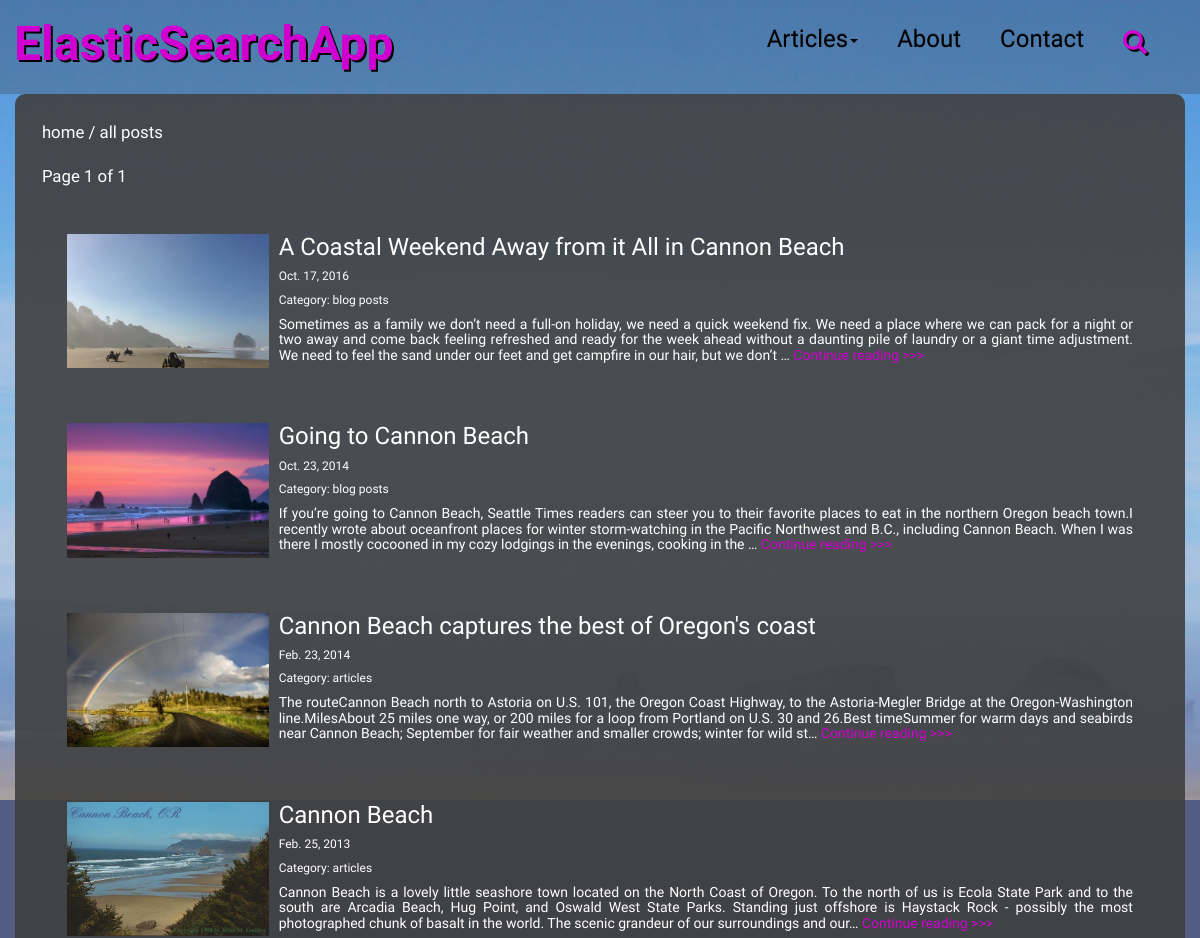
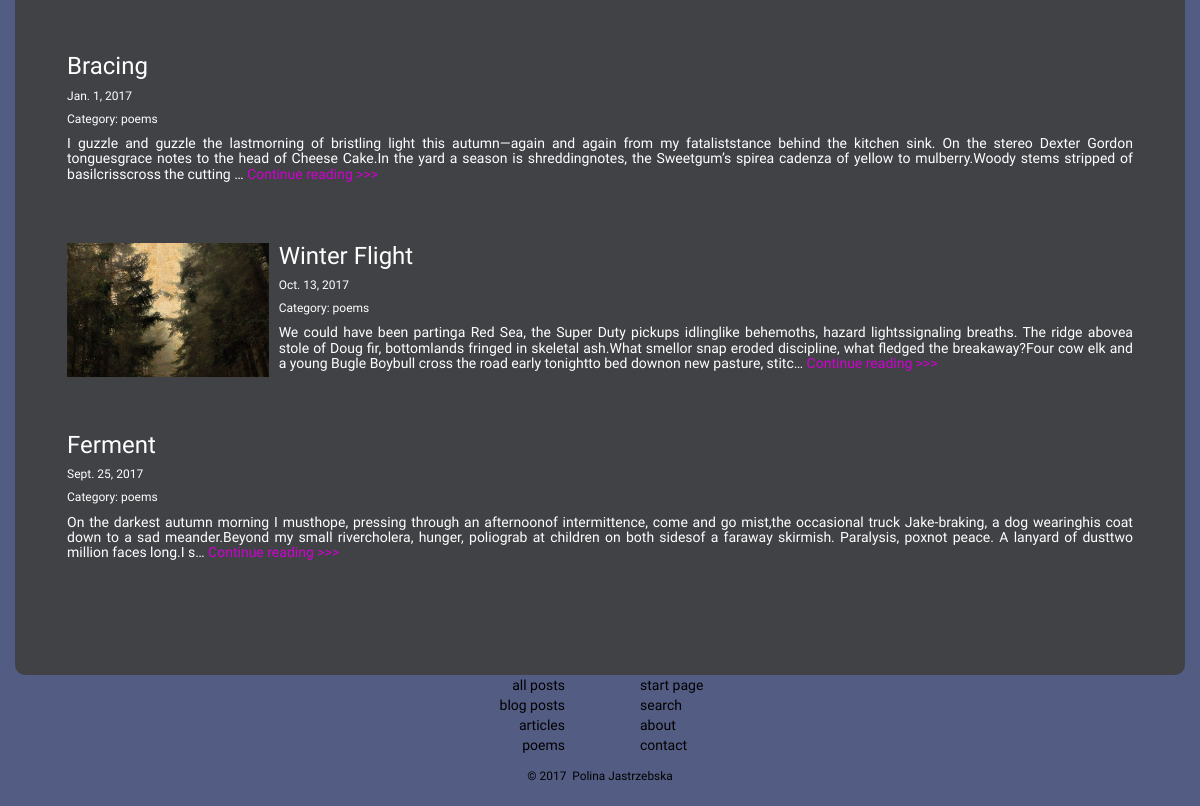
Before: /index/ with the older database file (2 pictures, top to bottom).
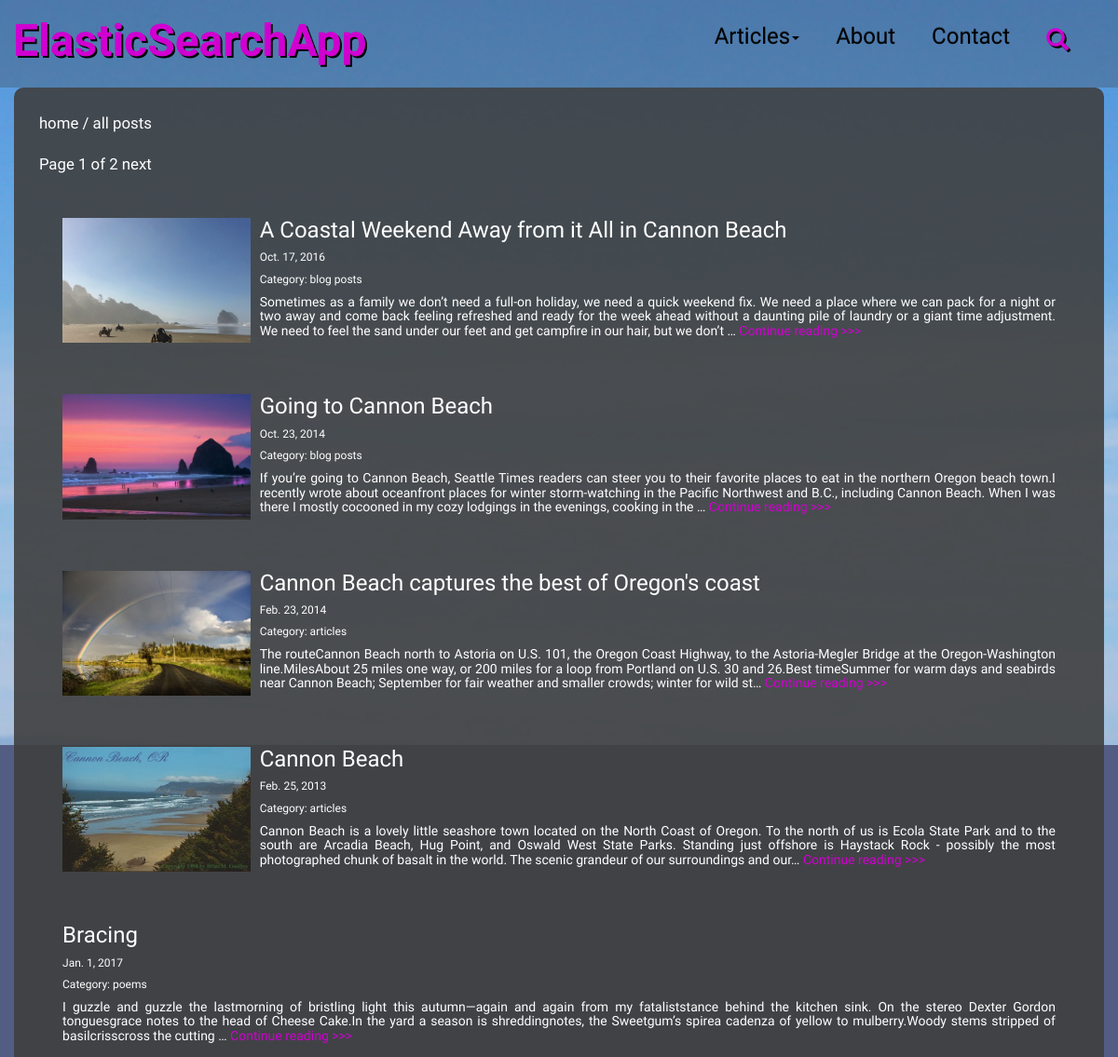
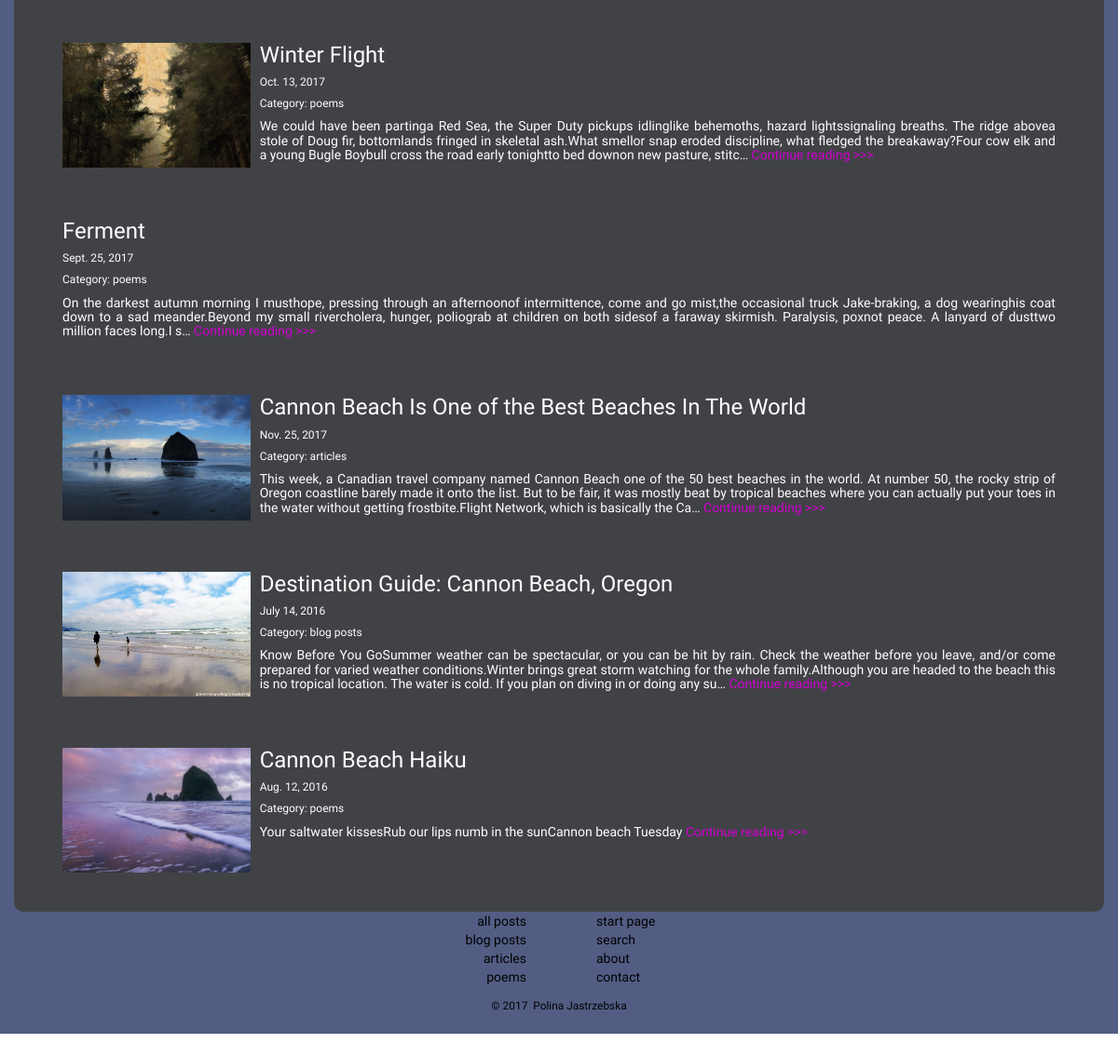
After: the same page with the newer database file (2 pictures, top to bottom).
### searchapp/models.py (models this page shows, shortened)
class Article(models.Model):
    title = models.CharField(max_length=255, default='', null=True)
    body = models.TextField(max_length=100000, default='', null=True)
    date = models.DateField(blank=False, null=False)
    author = models.CharField(max_length=255, default='', null=True)
    source = models.CharField(max_length=255, default='', null=True)
    img = models.FileField(upload_to=upload_image, default='', blank=True, null=True)
    slug = models.SlugField(max_length=200, default='', unique=True)
    CATEGORY_CHOICES = (
        ('blog posts', 'blog posts'),
        ('articles', 'articles'),
        ('poems', 'poems')
    )
    category = models.FileField(max_length=50, choices=CATEGORY_CHOICES, default='', blank=True)

### searchapp/views.py (the view)
# urls.py: url(r'^index/', page_views.index, name='index'),
def index(request):
    articles = Article.objects.all()
    paginator = Paginator(articles, 10) # Show 10 articles per page
    if request.GET.get("category"):
        articles = Article.objects.filter(category=request.GET.get("category").lower())
    page = request.GET.get('page')
    try:
        articles = paginator.page(page)
    except PageNotAnInteger:
        articles = paginator.page(1)
    except EmptyPage:
        articles = paginator.page(paginator.num_pages)
    return render(request, 'searchapp/index.html', {'articles': articles})

### searchapp/templates/searchapp/index.html (shortened to what this page needs)
{% extends 'searchapp/base.html' %}
{% load static %}
{% block content %}
<div class="container" id="textspace">
  <div class="row">
    <div class="col-md-12">
      <a href="{% url 'start' %}">home</a>&nbsp;/&nbsp;<a href="{% url 'index' %}">all posts</a><br>
      {% if articles %}
      <div class="pagination">
          <span class="step-links">
              <span class="current">
                  Page {{ articles.number }} of {{ articles.paginator.num_pages }}
              </span>
              {% if articles.has_next %}
                  <a href="?page={{ articles.next_page_number }}">next</a>
              {% endif %}
          </span>
      </div>
      {% for a in articles %}
        <div class="panel-body">
          <div class="media">
            {% if a.img %}
            <div class="pic media-left">
              <img class="media-object" src="/media/{{ a.img.url }}" alt="Article image"/>
            </div>
            {% endif %}
            <div class="media-body">
              <h3>{{ a.title }}</h3>
              <h6>{{ a.date }}</h6>
              <h6>Category:&nbsp;{{ a.category }}</h6>
              <h5>{{ a.body|striptags|safe|truncatechars:350 }}<a href="{% url 'article' a.slug %}">&nbsp;Continue reading >>></a></h5>
            </div>
          </div>
        </div>
      {% endfor %}
      {% else %}
        <h4>Oops! There are no articles in this category.</h4>
      {% endif %}
    </div>
  </div>
</div>
{% endblock %}

### searchapp/templates/searchapp/base.html (shortened to what this page needs)
{% load static %}
<!DOCTYPE html>
<html lang="en">
<head>
    <link rel="stylesheet" href="https://maxcdn.bootstrapcdn.com/bootstrap/3.3.7/css/bootstrap.min.css">
    <link rel="stylesheet" href="https://maxcdn.bootstrapcdn.com/bootstrap/3.3.7/css/bootstrap-theme.min.css">
    <link href="{% static 'searchapp/sass/search.min.css' %}" rel="stylesheet">
    <link rel="stylesheet" href="//code.jquery.com/ui/1.12.1/themes/base/jquery-ui.css">
</head>
<body>
  <div id="main" class="container-fluid">
    <nav class="navbar navbar-inverse navbar-toggleable-md">
      <div class="container-fluid">
         <div class="navbar-header">
          <h1 class="navbar-brand mb-0"><a href="{% url 'start' %}"><b>ElasticSearchApp</b></a></h1>
        </div>
    		<div class="collapse navbar-collapse" id="bs-example-navbar-collapse-1">
    			<ul class="nav navbar-nav navbar-right">
            <li class="dropdown">
              <a href="" class="dropdown-toggle" data-toggle="dropdown" role="button" aria-haspopup="true" aria-expanded="false">Articles<span class="caret"></span></a>
            </li>
    				<li><a href="http://github.com/jastr945/xperiments/tree/master/search/search_engine#elasticsearch-app" target="_blank">About</a></li>
    				<li><a href="http://polina.mee.how" target="_blank" >Contact</a></li>
            <li><a href="{% url 'search' %}"><div class="glyphicon glyphicon-search"></div></a></li>
    			</ul>
    		</div>
      </div>
    </nav>
    {% block content %}
    {% endblock %}
  </div>
<footer>
  <div class="container">
    <div class="row justify-content-center">
      <div class="col-lg-6 col-xs-6 left">
        <ul style="list-style: none;">
          <li><a href="{% url 'index' %}">all posts</a></li>
          <li><form method="get"><input type="submit" name="category" value="blog posts"></form></li>
          <li><form method="get"><input type="submit" name="category" value="articles"></form></li>
          <li><form method="get"><input type="submit" name="category" value="poems"></form></li>
        </ul>
      </div>
      <div class="col-lg-6 col-xs-5 right">
        <ul style="list-style: none;">
          <li><a href="{% url 'start' %}">start page</a></li>
          <li><a href="{% url 'search' %}">search</a></li>
          <li><a href="http://github.com/jastr945/xperiments/tree/master/search/search_engine#elasticsearch-app" target="_blank">about</a></li>
          <li><a href="http://polina.mee.how" target="_blank">contact</a></li>
        </ul>
      </div>
    </div>
  </div>
  <small>&copy;
    &nbsp;Polina Jastrzebska</small>
</footer>
</body>
</html>

Changed rows visible on the page:
added Article: img (picture), title "Cannon Beach Is One of the Best Beaches In The World", date "Nov. 25, 2017", category "articles", body "This week, a Canadian travel company named Cannon Beach one of the 50 best beaches in the world. At number 50, the rocky strip of Oregon coastline barely made it onto the list. But to be fair, it was mostly beat by tropical beaches where you can actually put your toes in the water without getting frostbite.Flight Network, which is basically the Ca…"
added Article: img (picture), title "Destination Guide: Cannon Beach, Oregon", date "July 14, 2016", category "blog posts", body "Know Before You GoSummer weather can be spectacular, or you can be hit by rain. Check the weather before you leave, and/or come prepared for varied weather conditions.Winter brings great storm watching for the whole family.Although you are headed to the beach this is no tropical location. The water is cold. If you plan on diving in or doing any su…"
added Article: img (picture), title "Cannon Beach Haiku", date "Aug. 12, 2016", category "poems", body "Your saltwater kissesRub our lips numb in the sunCannon beach Tuesday"
Other visible differences:
{{ articles.paginator.num_pages }}: "1" → "2"
text now shown: "next"
